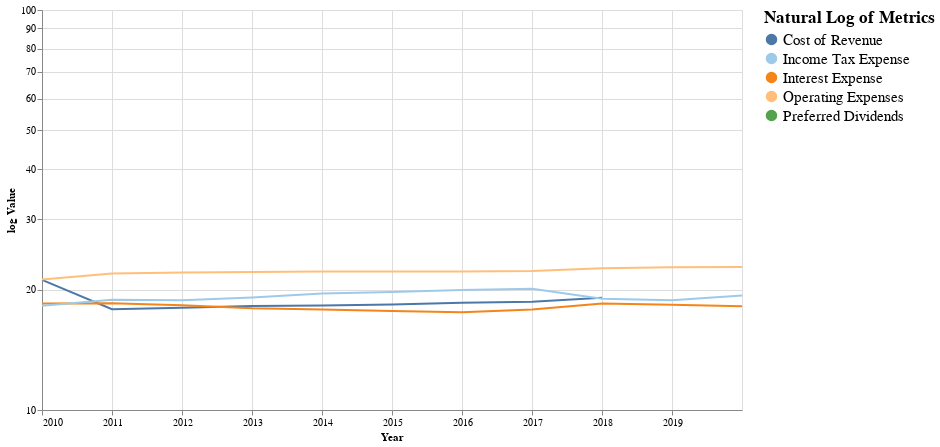

Notebook cell for this chart:
### Code cell
#hide-input

make_multi_LineGraph(cost_g, True)

### Figure 1 — Vega-Lite specification as saved in the notebook (floating-point values rounded to 4 significant figures)
{"config": {"view": {"continuousWidth": 400, "continuousHeight": 300}}, "layer": [{"mark": "line", "encoding": {"color": {"type": "nominal", "field": "Metric", "legend": {"labelFontSize": 15, "title": "Natural Log of Metrics", "titleFontSize": 17}, "scale": {"scheme": "tableau20"}}, "x": {"type": "temporal", "field": "Year"}, "y": {"type": "quantitative", "field": "log Value", "scale": {"type": "log"}}}}, {"mark": {"type": "rule", "color": "#aaa"}, "encoding": {"x": {"type": "temporal", "field": "Year"}}, "transform": [{"filter": {"selection": "selector006"}}]}, {"mark": "circle", "encoding": {"color": {"type": "nominal", "field": "Metric", "legend": {"labelFontSize": 15, "title": "Natural Log of Metrics", "titleFontSize": 17}, "scale": {"scheme": "tableau20"}}, "opacity": {"condition": {"value": 1, "selection": "selector006"}, "value": 0}, "x": {"type": "temporal", "field": "Year"}, "y": {"type": "quantitative", "field": "log Value", "scale": {"type": "log"}}}, "selection": {"selector006": {"type": "multi", "fields": ["Metric"], "bind": "legend", "on": "mouseover", "nearest": true, "empty": "none"}}}, {"mark": {"type": "text", "align": "left", "dx": 5, "dy": -5, "stroke": "white", "strokeWidth": 2}, "encoding": {"color": {"type": "nominal", "field": "Metric", "legend": {"labelFontSize": 15, "title": "Natural Log of Metrics", "titleFontSize": 17}, "scale": {"scheme": "tableau20"}}, "text": {"type": "quantitative", "field": "log Value"}, "x": {"type": "temporal", "field": "Year"}, "y": {"type": "quantitative", "field": "log Value", "scale": {"type": "log"}}}, "transform": [{"filter": {"selection": "selector006"}}]}, {"mark": {"type": "text", "align": "left", "dx": 5, "dy": -5}, "encoding": {"color": {"type": "nominal", "field": "Metric", "legend": {"labelFontSize": 15, "title": "Natural Log of Metrics", "titleFontSize": 17}, "scale": {"scheme": "tableau20"}}, "text": {"type": "quantitative", "field": "log Value"}, "x": {"type": "temporal", "field": "Year"}, "y": {"type": "quantitative", "field": "log Value", "scale": {"type": "log"}}}, "transform": [{"filter": {"selection": "selector006"}}]}], "data": {"name": "data-c61364189d4b7bc55bfda82d7e4a4d75"}, "height": 400, "width": 700, "$schema": "https://vega.github.io/schema/vega-lite/v4.8.1.json", "datasets": {"data-c61364189d4b7bc55bfda82d7e4a4d75": [{"Year": "2019-12-31", "Metric": "Cost of Revenue", "Value": 0.0, "log Value": null}, {"Year": "2019-12-31", "Metric": "Operating Expenses", "Value": 7718000000.0, "log Value": 22.77}, {"Year": "2019-12-31", "Metric": "Interest Expense", "Value": 78000000.0, "log Value": 18.17}, {"Year": "2019-12-31", "Metric": "Income Tax Expense", "Value": 247000000.0, "log Value": 19.32}, {"Year": "2019-12-31", "Metric": "Preferred Dividends", "Value": 0.0, "log Value": null}, {"Year": "2018-12-31", "Metric": "Cost of Revenue", "Value": 0.0, "log Value": null}, {"Year": "2018-12-31", "Metric": "Operating Expenses", "Value": 7621000000.0, "log Value": 22.75}, {"Year": "2018-12-31", "Metric": "Interest Expense", "Value": 91000000.0, "log Value": 18.33}, {"Year": "2018-12-31", "Metric": "Income Tax Expense", "Value": 148000000.0, "log Value": 18.81}, {"Year": "2018-12-31", "Metric": "Preferred Dividends", "Value": 0.0, "log Value": null}, {"Year": "2017-12-31", "Metric": "Cost of Revenue", "Value": 195000000.0, "log Value": 19.09}, {"Year": "2017-12-31", "Metric": "Operating Expenses", "Value": 6673000000.0, "log Value": 22.62}, {"Year": "2017-12-31", "Metric": "Interest Expense", "Value": 103000000.0, "log Value": 18.45}, {"Year": "2017-12-31", "Metric": "Income Tax Expense", "Value": 173000000.0, "log Value": 18.97}, {"Year": "2017-12-31", "Metric": "Preferred Dividends", "Value": 0.0, "log Value": null}, {"Year": "2016-12-31", "Metric": "Cost of Revenue", "Value": 126000000.0, "log Value": 18.65}, {"Year": "2016-12-31", "Metric": "Operating Expenses", "Value": 4582000000.0, "log Value": 22.25}, {"Year": "2016-12-31", "Metric": "Interest Expense", "Value": 55000000.0, "log Value": 17.82}, {"Year": "2016-12-31", "Metric": "Income Tax Expense", "Value": 531000000.0, "log Value": 20.09}, {"Year": "2016-12-31", "Metric": "Preferred Dividends", "Value": 0.0, "log Value": null}, {"Year": "2015-12-31", "Metric": "Cost of Revenue", "Value": 113000000.0, "log Value": 18.54}, {"Year": "2015-12-31", "Metric": "Operating Expenses", "Value": 4300000000.0, "log Value": 22.18}, {"Year": "2015-12-31", "Metric": "Interest Expense", "Value": 42000000.0, "log Value": 17.55}, {"Year": "2015-12-31", "Metric": "Income Tax Expense", "Value": 464000000.0, "log Value": 19.96}, {"Year": "2015-12-31", "Metric": "Preferred Dividends", "Value": 0.0, "log Value": null}, {"Year": "2014-12-31", "Metric": "Cost of Revenue", "Value": 93000000.0, "log Value": 18.35}, {"Year": "2014-12-31", "Metric": "Operating Expenses", "Value": 4406000000.0, "log Value": 22.21}, {"Year": "2014-12-31", "Metric": "Interest Expense", "Value": 48000000.0, "log Value": 17.69}, {"Year": "2014-12-31", "Metric": "Income Tax Expense", "Value": 370000000.0, "log Value": 19.73}, {"Year": "2014-12-31", "Metric": "Preferred Dividends", "Value": 0.0, "log Value": null}, {"Year": "2013-12-31", "Metric": "Cost of Revenue", "Value": 84000000.0, "log Value": 18.25}, {"Year": "2013-12-31", "Metric": "Operating Expenses", "Value": 4318000000.0, "log Value": 22.19}, {"Year": "2013-12-31", "Metric": "Interest Expense", "Value": 56000000.0, "log Value": 17.84}, {"Year": "2013-12-31", "Metric": "Income Tax Expense", "Value": 308000000.0, "log Value": 19.55}, {"Year": "2013-12-31", "Metric": "Preferred Dividends", "Value": 0.0, "log Value": null}, {"Year": "2012-12-31", "Metric": "Cost of Revenue", "Value": 79000000.0, "log Value": 18.18}, {"Year": "2012-12-31", "Metric": "Operating Expenses", "Value": 4125000000.0, "log Value": 22.14}, {"Year": "2012-12-31", "Metric": "Interest Expense", "Value": 64000000.0, "log Value": 17.97}, {"Year": "2012-12-31", "Metric": "Income Tax Expense", "Value": 198000000.0, "log Value": 19.1}, {"Year": "2012-12-31", "Metric": "Preferred Dividends", "Value": 0.0, "log Value": null}, {"Year": "2011-12-31", "Metric": "Cost of Revenue", "Value": 67200000.0, "log Value": 18.02}, {"Year": "2011-12-31", "Metric": "Operating Expenses", "Value": 3869000000.0, "log Value": 22.08}, {"Year": "2011-12-31", "Metric": "Interest Expense", "Value": 87300000.0, "log Value": 18.28}, {"Year": "2011-12-31", "Metric": "Income Tax Expense", "Value": 149200000.0, "log Value": 18.82}, {"Year": "2011-12-31", "Metric": "Preferred Dividends", "Value": 0.0, "log Value": null}, {"Year": "2010-12-31", "Metric": "Cost of Revenue", "Value": 57500000.0, "log Value": 17.87}, {"Year": "2010-12-31", "Metric": "Operating Expenses", "Value": 3361000000.0, "log Value": 21.94}, {"Year": "2010-12-31", "Metric": "Interest Expense", "Value": 108300000.0, "log Value": 18.5}, {"Year": "2010-12-31", "Metric": "Income Tax Expense", "Value": 154800000.0, "log Value": 18.86}, {"Year": "2010-12-31", "Metric": "Preferred Dividends", "Value": 0.0, "log Value": null}, {"Year": "2009-12-31", "Metric": "Cost of Revenue", "Value": 1535000000.0, "log Value": 21.15}, {"Year": "2009-12-31", "Metric": "Operating Expenses", "Value": 1598000000.0, "log Value": 21.19}, {"Year": "2009-12-31", "Metric": "Interest Expense", "Value": 104300000.0, "log Value": 18.46}, {"Year": "2009-12-31", "Metric": "Income Tax Expense", "Value": 81300000.0, "log Value": 18.21}, {"Year": "2009-12-31", "Metric": "Preferred Dividends", "Value": 0.0, "log Value": null}]}}
